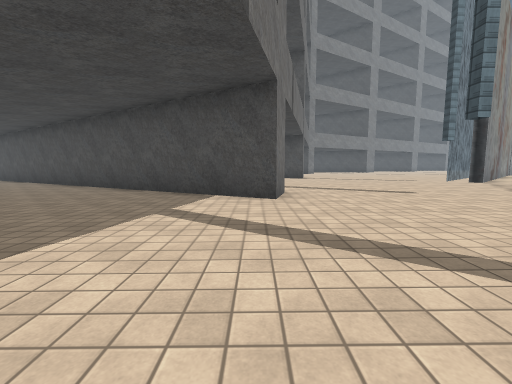
view 1 (above)

19 first-person views from a walk through a 3-D level made in the Unity game engine. The camera is 1.2 m above the floor, tilts 6° down and sees 90° across. The floor is counted in squares, 2 m on a side. Each view is taken from the middle of a square. On the plan, view 1 faces up. The plan holds only what a view shows up to about 9 squares ahead; the rest is blank. The place goes on beyond the plan. Door leaves are left out, so doorways stand open. Some surface patterns are stand-ins.

view 2
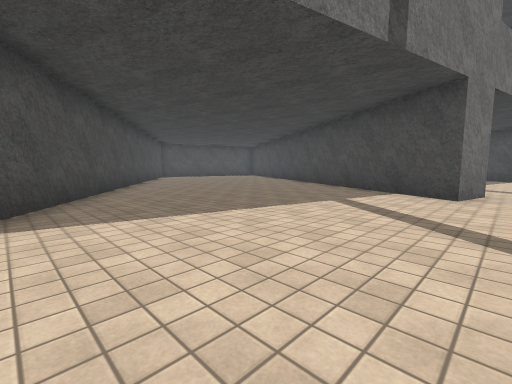

view 3
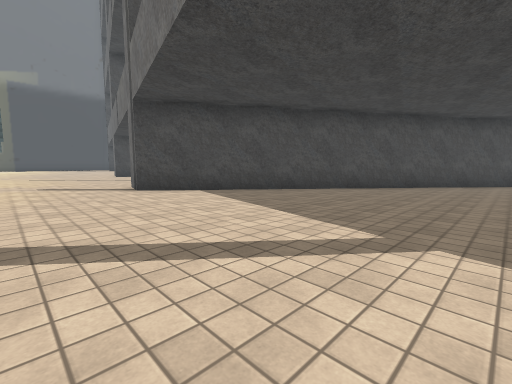

view 4
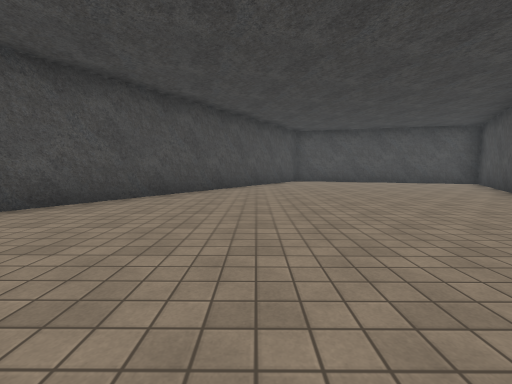

view 5
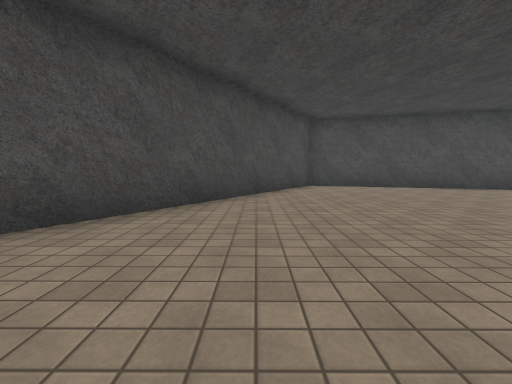

view 6
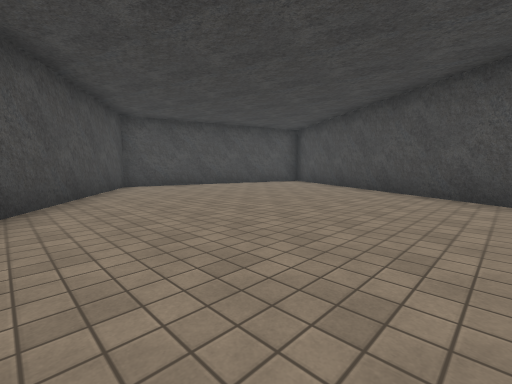

view 7
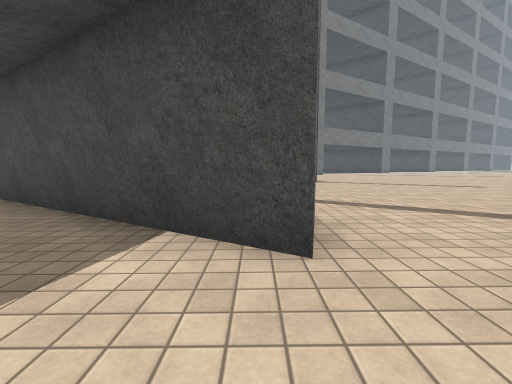

view 8
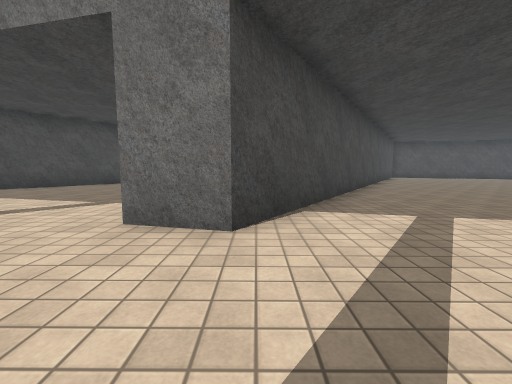

view 9
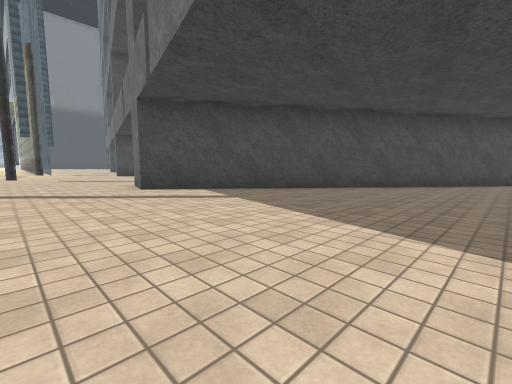

view 10
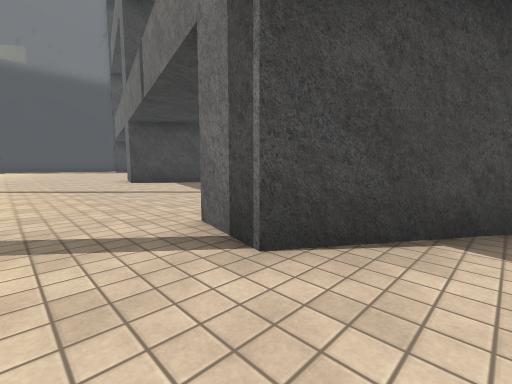

view 11
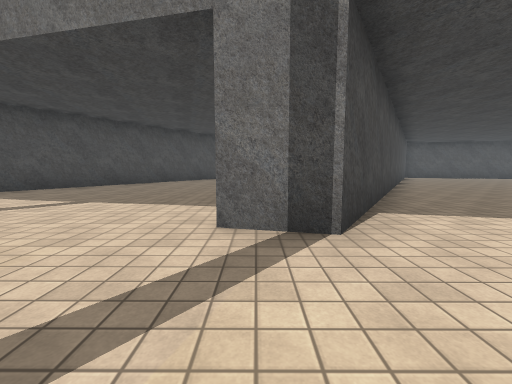

view 12
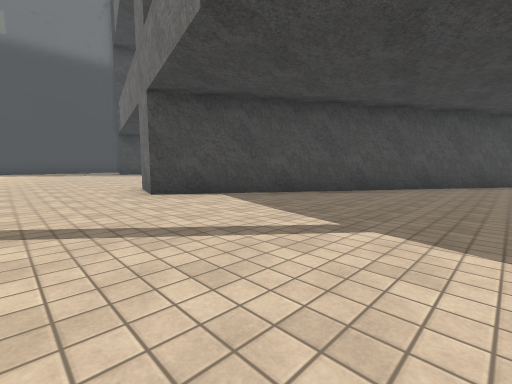

view 13
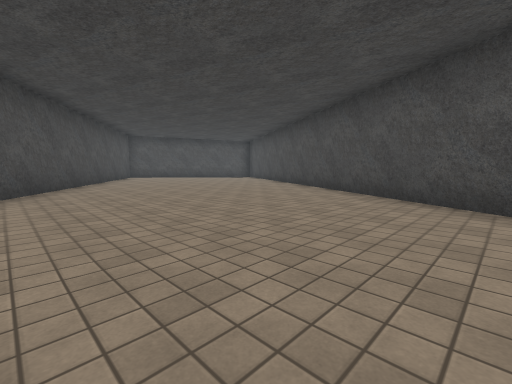

view 14
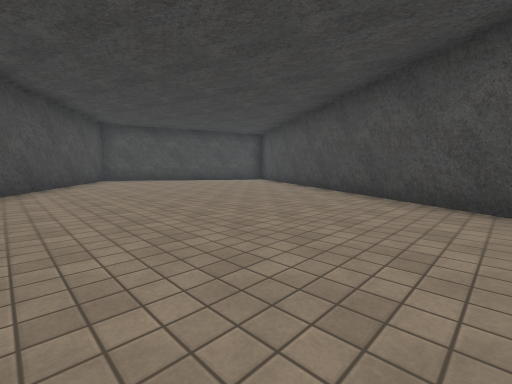

view 15
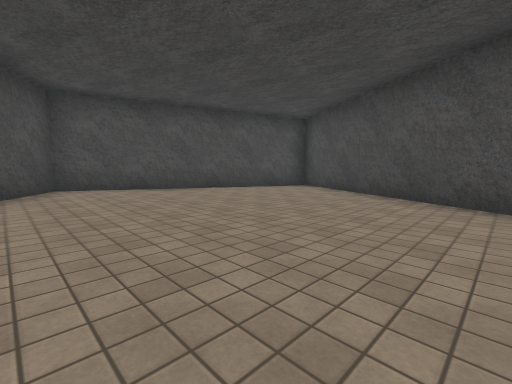

view 16
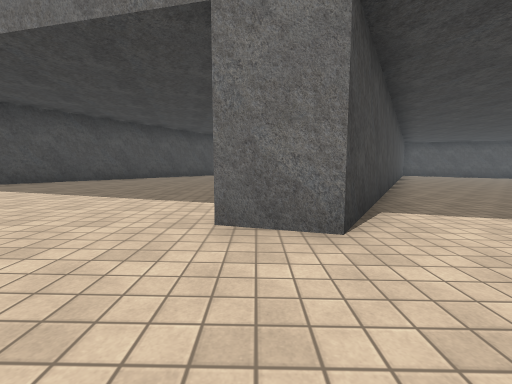

view 17
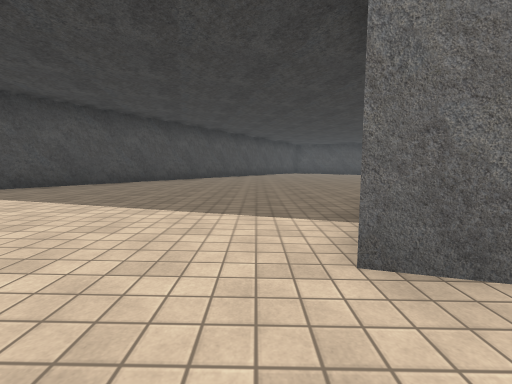

view 18
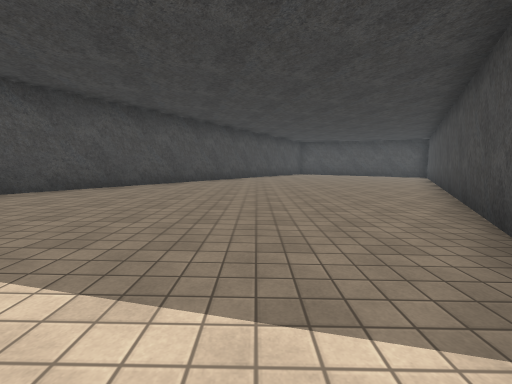

view 19
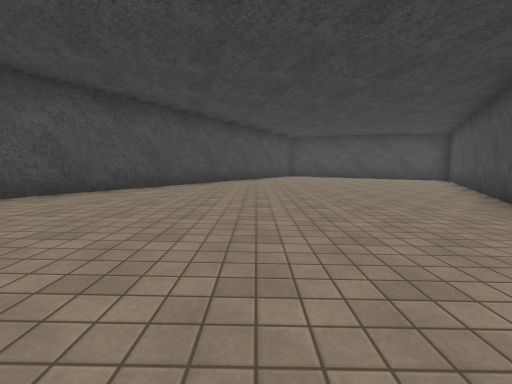

### Floor plan
Key: @ floor where view 1 was taken; # wall or solid block; . main floor; : floor 0.25 m higher than the main floor; - floor 0.25 m lower than the main floor; _ floor 0.5 m lower than the main floor.
Columns run from 18 left of view 1 to 8 right of it. Each row starts with its distance up from view 1.
 12    #__-###---------........
 11    #_---###-------.........
 10   ##_-----###----.........
  9   #__------####--........##
  8   #__--------###........
  7   #_-----------###......
  6  ###-----------.###....
  5  #_###---------...#...
  4  #__####------........
  3  #___-###-----........
  2 ##------###---.......
  1 #--------###-........
  0 #----------###....@.
 -1 #------------###....
 -2 ##-----------.###...
 -3  ###---------...#...
 -4   ####-------......
 -5   ..###------......
 -6   ....###..---.....
 -7   .....###.........
 -8   .......###.......
 -9   .........###.....
-10   ..........###....
-11   ::..........#....
-12   #:::::...........
-13   ###:::::::.......
-14     ###::::::::::.
-15       ##::::::::::
-16        ###:::   ::

Where each view was taken, in squares from view 1:
view 1: 0 up, 0 right, facing up
view 2: 1 down, 1 right, facing up-left
view 3: 4 up, 1 right, facing down-left
view 4: 5 up, 4 left, facing left
view 5: 5 up, 7 left, facing left
view 6: 4 up, 7 left, facing up-left
view 7: 3 up, 0 right, facing up
view 8: 6 up, 3 right, facing left
view 9: 12 up, 3 right, facing down-left
view 10: 1 down, 0 right, facing down-left
view 11: 3 down, 1 right, facing left
view 12: 5 down, 1 left, facing down-left
view 13: 6 down, 4 left, facing up-left
view 14: 4 down, 7 left, facing up-left
view 15: 2 down, 11 left, facing up-left
view 16: 11 down, 1 left, facing left
view 17: 12 down, 2 left, facing left
view 18: 12 down, 4 left, facing left
view 19: 11 down, 7 left, facing left
